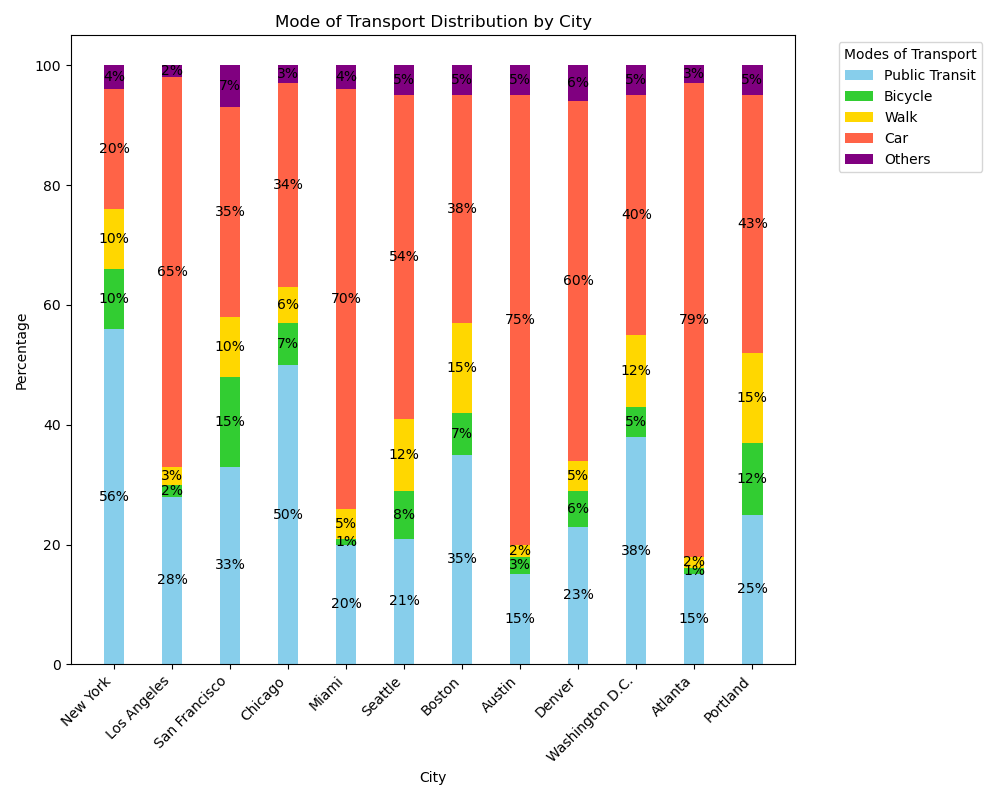

Source code (Python):

import matplotlib.pyplot as plt

# Data provided
chart_data = [
    {'City': 'New York', 'Public Transit': '56%', 'Bicycle': '10%', 'Walk': '10%', 'Car': '20%', 'Others': '4%'},
    {'City': 'Los Angeles', 'Public Transit': '28%', 'Bicycle': '2%', 'Walk': '3%', 'Car': '65%', 'Others': '2%'},
    {'City': 'San Francisco', 'Public Transit': '33%', 'Bicycle': '15%', 'Walk': '10%', 'Car': '35%', 'Others': '7%'},
    {'City': 'Chicago', 'Public Transit': '50%', 'Bicycle': '7%', 'Walk': '6%', 'Car': '34%', 'Others': '3%'},
    {'City': 'Miami', 'Public Transit': '20%', 'Bicycle': '1%', 'Walk': '5%', 'Car': '70%', 'Others': '4%'},
    {'City': 'Seattle', 'Public Transit': '21%', 'Bicycle': '8%', 'Walk': '12%', 'Car': '54%', 'Others': '5%'},
    {'City': 'Boston', 'Public Transit': '35%', 'Bicycle': '7%', 'Walk': '15%', 'Car': '38%', 'Others': '5%'},
    {'City': 'Austin', 'Public Transit': '15%', 'Bicycle': '3%', 'Walk': '2%', 'Car': '75%', 'Others': '5%'},
    {'City': 'Denver', 'Public Transit': '23%', 'Bicycle': '6%', 'Walk': '5%', 'Car': '60%', 'Others': '6%'},
    {'City': 'Washington D.C.', 'Public Transit': '38%', 'Bicycle': '5%', 'Walk': '12%', 'Car': '40%', 'Others': '5%'},
    {'City': 'Atlanta', 'Public Transit': '15%', 'Bicycle': '1%', 'Walk': '2%', 'Car': '79%', 'Others': '3%'},
    {'City': 'Portland', 'Public Transit': '25%', 'Bicycle': '12%', 'Walk': '15%', 'Car': '43%', 'Others': '5%'}
]

# Extracting cities and converting percentages to numeric values
cities = [data['City'] for data in chart_data]
transit_modes = ['Public Transit', 'Bicycle', 'Walk', 'Car', 'Others']
percentages = {mode: [int(data[mode].strip('%')) for data in chart_data] for mode in transit_modes}

# Creating the stacked bar chart
fig, ax = plt.subplots(figsize=(10, 8))

bar_width = 0.35
r = range(len(cities))
colors = ['skyblue', 'limegreen', 'gold', 'tomato', 'purple']  # Example of diversified color palette

bottoms = [0] * len(cities)
for i, mode in enumerate(transit_modes):
    ax.bar(cities, percentages[mode], width=bar_width, label=mode, color=colors[i], bottom=bottoms)
    # Update the bottoms for the next stack
    bottoms = [bottoms[j] + percentages[mode][j] for j in range(len(cities))]

# Customizing the plot
ax.set_xlabel('City')
ax.set_ylabel('Percentage')
ax.set_title('Mode of Transport Distribution by City')
ax.legend(title="Modes of Transport", bbox_to_anchor=(1.05, 1), loc='upper left')

# Annotate the percentages on the bars
for i, city in enumerate(cities):
    for j, mode in enumerate(transit_modes):
        height = sum([percentages[tm][i] for tm in transit_modes[:j]])
        percentage_val = percentages[mode][i]
        if percentage_val > 0:  # Only annotate non-zero values
            ax.text(i, height + percentage_val/2, f"{percentage_val}%", ha='center', va='center')

ax.set_xticks(r)
ax.set_xticklabels(cities, rotation=45, ha='right')

# Display the plot
plt.tight_layout()
plt.show()
